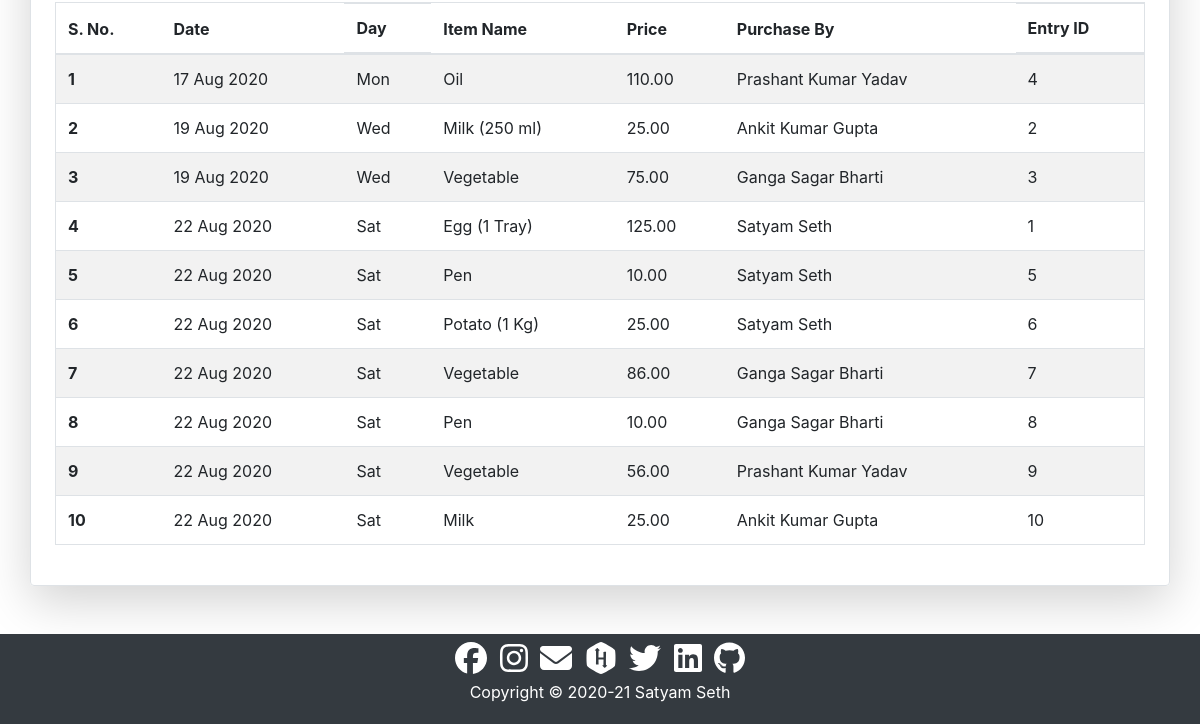
Page /data/records/ (lower part) on the earlier database version.
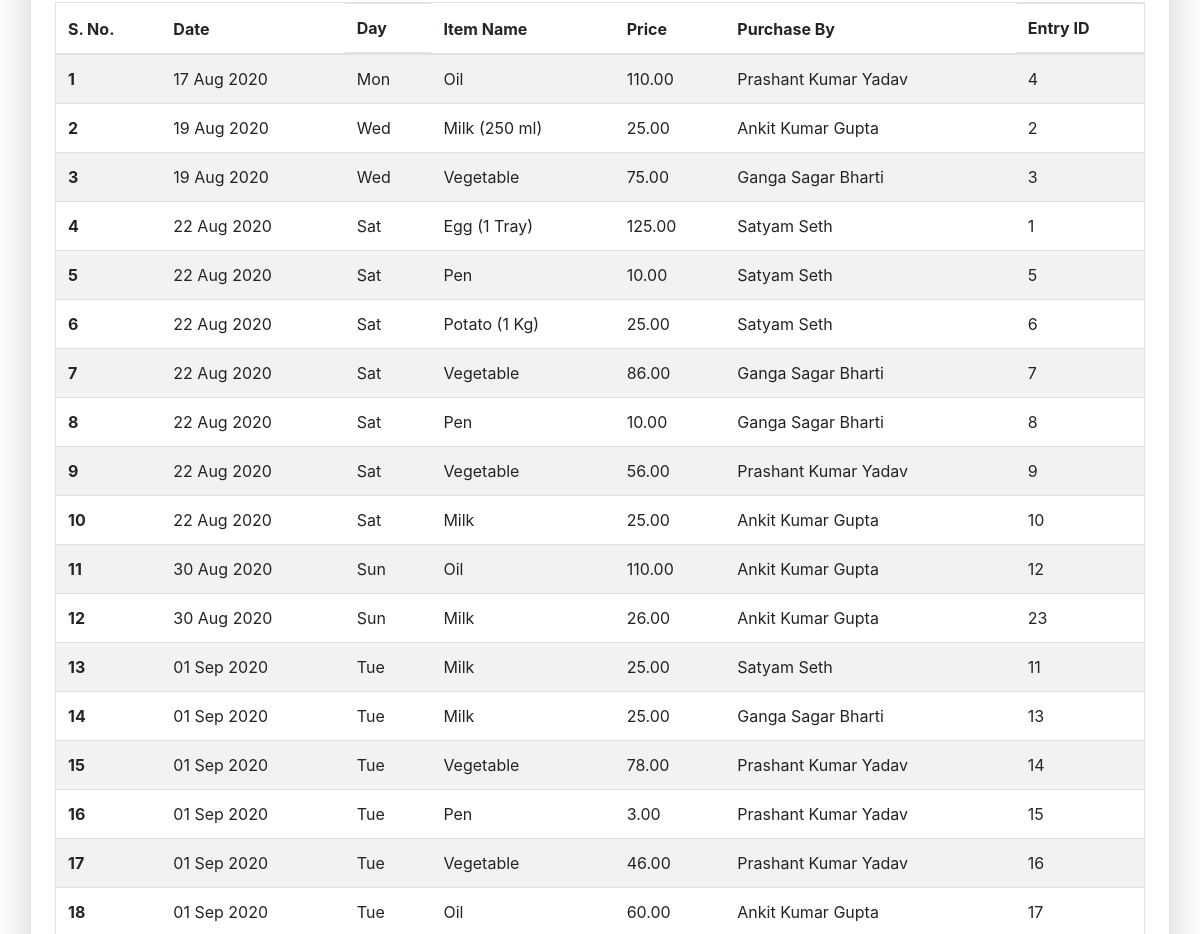
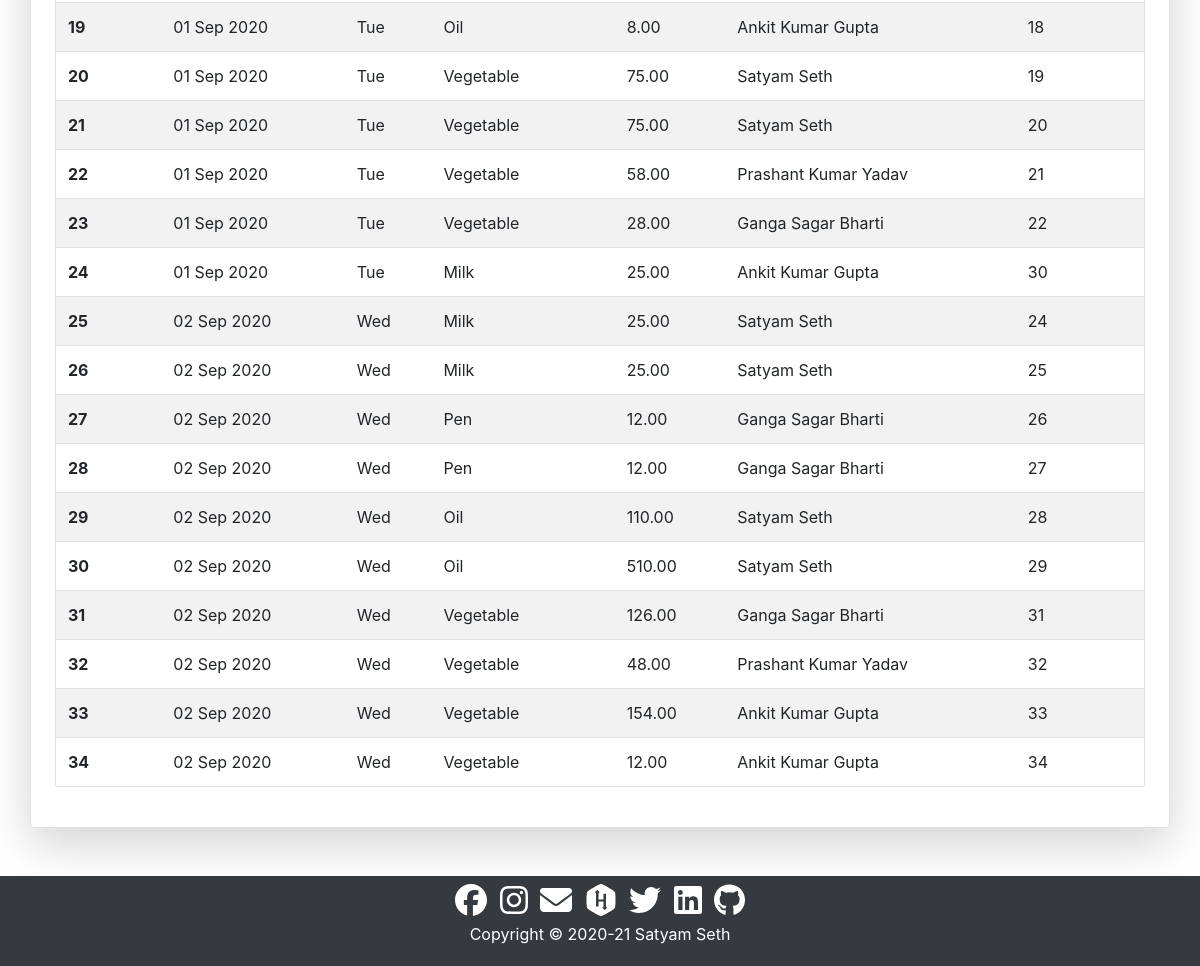
Same page on the later database version (2 pictures, top to bottom).
### data/models.py (models this page shows, shortened)
class Record(models.Model):
    date=models.DateField()
    datetime=models.DateTimeField()
    name=models.CharField(max_length=20)
    item=models.CharField(max_length=50)
    price=models.DecimalField(decimal_places=2,max_digits=7)
    added_by=models.CharField(max_length=50)

### data/views.py (the view)
# urls.py: path('records/',views.records,name='records'),
def records(request):
    records=Record.objects.all().order_by('date')
    waters=Water.objects.all().order_by('date')
    context={
        'records_active':'active',
        'records_disabled':'disabled',
        'records':records,
        'waters':waters}
    return render(request,'data/records.html',context)

### data/templates/data/records.html (shortened to what this page needs)
{% extends 'core/base.html' %}
{% load static %}
{% block css %}
<link rel="stylesheet" href="{% static 'data/css/style.css' %}">
{% endblock %}
{% block content %}
<div class="container shadow-lg p-4 mb-5 rounded border">
  {% if records %}
  <div class="table-responsive">
    <table class="table table-hover table-striped border">
      <thead>
        <tr>
          <th scope="col">S. No.</th>
          <th scope="col">Date</th>
          <th scope="col" class="d-none d-sm-block">Day</th>
          <th scope="col">Item Name</th>
          <th scope="col">Price</th>
          <th scope="col">Purchase By</th>
          <th scope="col" class="d-none d-sm-block">Entry ID</th>
        </tr>
      </thead>
      <tbody>
        {% for record in records %}
        <tr>
          <th scope="row">{{forloop.counter}}</th>
          <td>{{record.date|date:"d M Y"}}</td>
          <td class="d-none d-sm-block">{{record.date|date:"D"}}</td>
          <td>{{record.item|capfirst}}</td>
          <td>{{record.price}}</td>
          <td>{{record.name}}</td>
          <td class="d-none d-sm-block">{{record.id}}</td>
        </tr>
        {% endfor %}
      </tbody>
    </table>
  </div>
  {% else %}
  <h4 class="text-center alert alert-warning">No Records Found</h4>
  {% endif %}
</div>
{% endblock content %}

Differences in the rows shown:
added Record: date "30 Aug 2020", date "Sun", item "Oil", price "110.00", name "Ankit Kumar Gupta", id "12"
added Record: date "30 Aug 2020", date "Sun", item "Milk", price "26.00", name "Ankit Kumar Gupta", id "23"
added Record: date "01 Sep 2020", date "Tue", item "Milk", price "25.00", name "Satyam Seth", id "11"
added Record: date "01 Sep 2020", date "Tue", item "Milk", price "25.00", name "Ganga Sagar Bharti", id "13"
added Record: date "01 Sep 2020", date "Tue", item "Vegetable", price "78.00", name "Prashant Kumar Yadav", id "14"
added Record: date "01 Sep 2020", date "Tue", item "Pen", price "3.00", name "Prashant Kumar Yadav", id "15"
added Record: date "01 Sep 2020", date "Tue", item "Vegetable", price "46.00", name "Prashant Kumar Yadav", id "16"
added Record: date "01 Sep 2020", date "Tue", item "Oil", price "60.00", name "Ankit Kumar Gupta", id "17"
added Record: date "01 Sep 2020", date "Tue", item "Oil", price "8.00", name "Ankit Kumar Gupta", id "18"
added Record: date "01 Sep 2020", date "Tue", item "Vegetable", price "75.00", name "Satyam Seth", id "19"
added Record: date "01 Sep 2020", date "Tue", item "Vegetable", price "75.00", name "Satyam Seth", id "20"
added Record: date "01 Sep 2020", date "Tue", item "Vegetable", price "58.00", name "Prashant Kumar Yadav", id "21"
added Record: date "01 Sep 2020", date "Tue", item "Vegetable", price "28.00", name "Ganga Sagar Bharti", id "22"
added Record: date "01 Sep 2020", date "Tue", item "Milk", price "25.00", name "Ankit Kumar Gupta", id "30"
added Record: date "02 Sep 2020", date "Wed", item "Milk", price "25.00", name "Satyam Seth", id "24"
added Record: date "02 Sep 2020", date "Wed", item "Milk", price "25.00", name "Satyam Seth", id "25"
added Record: date "02 Sep 2020", date "Wed", item "Pen", price "12.00", name "Ganga Sagar Bharti", id "26"
added Record: date "02 Sep 2020", date "Wed", item "Pen", price "12.00", name "Ganga Sagar Bharti", id "27"
added Record: date "02 Sep 2020", date "Wed", item "Oil", price "110.00", name "Satyam Seth", id "28"
added Record: date "02 Sep 2020", date "Wed", item "Oil", price "510.00", name "Satyam Seth", id "29"
added Record: date "02 Sep 2020", date "Wed", item "Vegetable", price "126.00", name "Ganga Sagar Bharti", id "31"
added Record: date "02 Sep 2020", date "Wed", item "Vegetable", price "48.00", name "Prashant Kumar Yadav", id "32"
added Record: date "02 Sep 2020", date "Wed", item "Vegetable", price "154.00", name "Ankit Kumar Gupta", id "33"
added Record: date "02 Sep 2020", date "Wed", item "Vegetable", price "12.00", name "Ankit Kumar Gupta", id "34"
